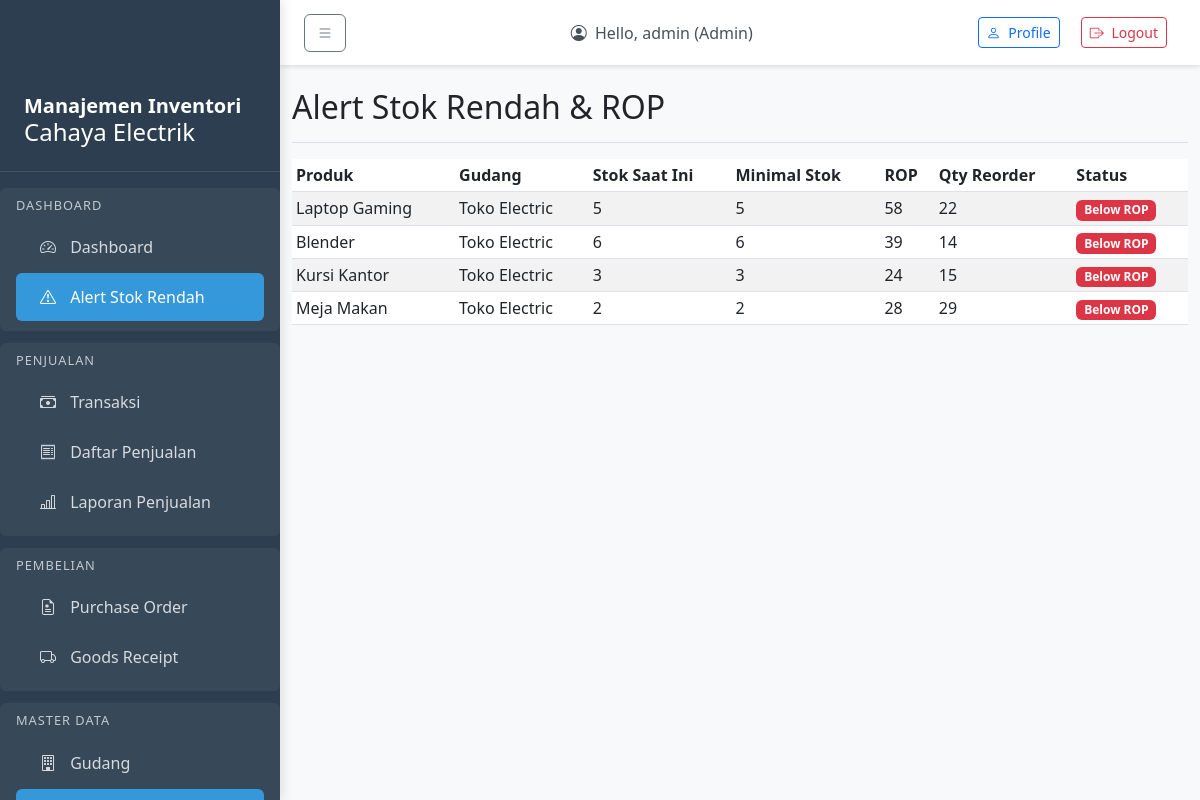
/inventory/low-stocks/ (signed in), run on an earlier commit of the app's database.
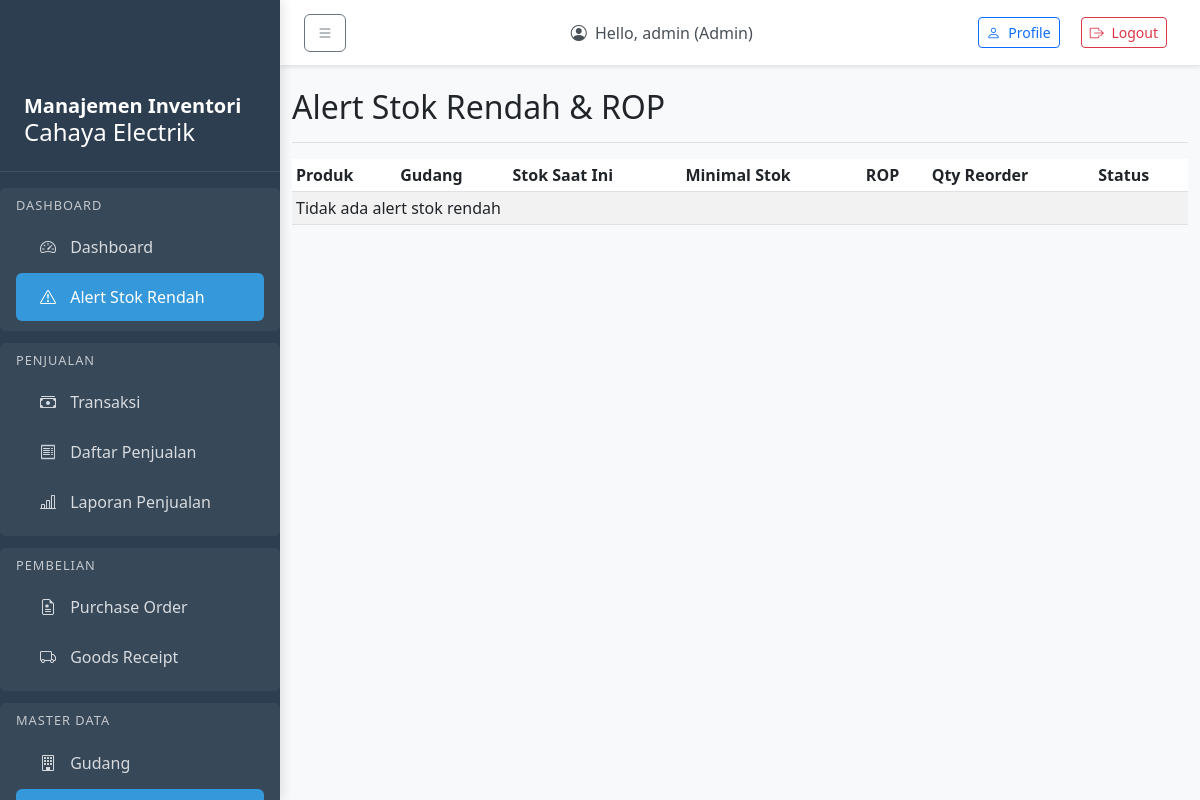
And on a later commit of the database.
### inventory/models.py (models this page shows, shortened)
class Stock(models.Model):
    product = models.ForeignKey(Product, on_delete=models.CASCADE)
    warehouse = models.ForeignKey(Warehouse, on_delete=models.CASCADE)
    qty = models.IntegerField(default=0)
    class Meta:
        db_table = 'stock'
        unique_together = ('product', 'warehouse')

class Warehouse(models.Model):
    code = models.CharField(max_length=20, unique=True)
    name = models.CharField(max_length=100)
    address = models.CharField(max_length=255, blank=True)
    created_at = models.DateTimeField(auto_now_add=True)
    class Meta:
        db_table = 'warehouse'

### master/models.py (models this page shows, shortened)
class Product(models.Model):
    sku = models.CharField(max_length=50, unique=True)
    name = models.CharField(max_length=150)
    category = models.ForeignKey(Category, on_delete=models.CASCADE, null=True, blank=True)
    uom = models.CharField(max_length=20, default='PCS')  # Unit of Measure
    min_stock = models.IntegerField(default=0)
    price = models.DecimalField(max_digits=12, decimal_places=2, default=0)
    is_active = models.BooleanField(default=True)
    created_at = models.DateTimeField(auto_now_add=True)
    updated_at = models.DateTimeField(auto_now=True)
    class Meta:
        db_table = 'product'

### inventory/views.py (the view, shortened to what this page needs)
# urls.py: path('low-stocks/', views.low_stock_alerts, name='low_stock_alerts'),
@login_required
def low_stock_alerts(request):
    if request.user.role not in ['warehouse', 'manager', 'admin']:
        raise PermissionDenied("Anda tidak memiliki akses ke fitur ini.")
    low_stocks = Stock.objects.select_related('product', 'warehouse').filter(
        Q(qty__lte=0) | Q(qty__lte=F('product__min_stock'))
    )
    alert_items = []
    for stock in low_stocks:
        try:
            rop_policy = ReorderPolicy.objects.get(
                product=stock.product,
                warehouse=stock.warehouse
            )
            if stock.qty <= rop_policy.rop:
                alert_items.append({
                    'stock': stock,
                    'rop': rop_policy.rop,
                    'reorder_qty': rop_policy.reorder_qty,
                    'alert_type': 'Below ROP'
                })
        except ReorderPolicy.DoesNotExist:
            if stock.qty <= stock.product.min_stock:
                alert_items.append({
                    'stock': stock,
                    'rop': 'N/A',
                    'reorder_qty': 'N/A',
                    'alert_type': 'Low Stock'
                })
    return render(request, 'inventory/low_stock_alerts.html', {'alert_items': alert_items})

### templates/inventory/low_stock_alerts.html (shortened to what this page needs)
{% extends 'base.html' %}
{% block content %}
<div class="d-flex justify-content-between flex-wrap flex-md-nowrap align-items-center pt-3 pb-2 mb-3 border-bottom">
    <h1 class="h2">Alert Stok Rendah & ROP</h1>
</div>
<div class="table-responsive">
    <table class="table table-striped table-sm">
        <thead>
            <tr>
                <th>Produk</th>
                <th>Gudang</th>
                <th>Stok Saat Ini</th>
                <th>Minimal Stok</th>
                <th>ROP</th>
                <th>Qty Reorder</th>
                <th>Status</th>
            </tr>
        </thead>
        <tbody>
            {% for alert_item in alert_items %}
            <tr>
                <td>{{ alert_item.stock.product.name }}</td>
                <td>{{ alert_item.stock.warehouse.name }}</td>
                <td>{{ alert_item.stock.qty }}</td>
                <td>{{ alert_item.stock.product.min_stock }}</td>
                <td>{{ alert_item.rop }}</td>
                <td>{{ alert_item.reorder_qty }}</td>
                <td>
                    {% if alert_item.alert_type == 'Below ROP' %}
                        <span class="badge bg-danger">{{ alert_item.alert_type }}</span>
                    {% elif alert_item.alert_type == 'Low Stock' %}
                        <span class="badge bg-warning">{{ alert_item.alert_type }}</span>
                    {% endif %}
                </td>
            </tr>
            {% empty %}
            <tr>
                <td colspan="7">Tidak ada alert stok rendah</td>
            </tr>
            {% endfor %}
        </tbody>
    </table>
</div>
{% endblock %}

What changed in the data, as far as the page shows it:
no longer on this page (row edited): Stock: stock.product.name "Laptop Gaming", stock.warehouse.name "Toko Electric", stock.qty "5", stock.product.min_stock "5", rop "58", reorder_qty "22", alert_type "Below ROP"
no longer on this page (row edited): Stock: stock.product.name "Blender", stock.warehouse.name "Toko Electric", stock.qty "6", stock.product.min_stock "6", rop "39", reorder_qty "14", alert_type "Below ROP"
no longer on this page (row edited): Stock: stock.product.name "Kursi Kantor", stock.warehouse.name "Toko Electric", stock.qty "3", stock.product.min_stock "3", rop "24", reorder_qty "15", alert_type "Below ROP"
no longer on this page (row edited): Stock: stock.product.name "Meja Makan", stock.warehouse.name "Toko Electric", stock.qty "2", stock.product.min_stock "2", rop "28", reorder_qty "29", alert_type "Below ROP"
Also different on the page:
text now shown: "Tidak ada alert stok rendah"
